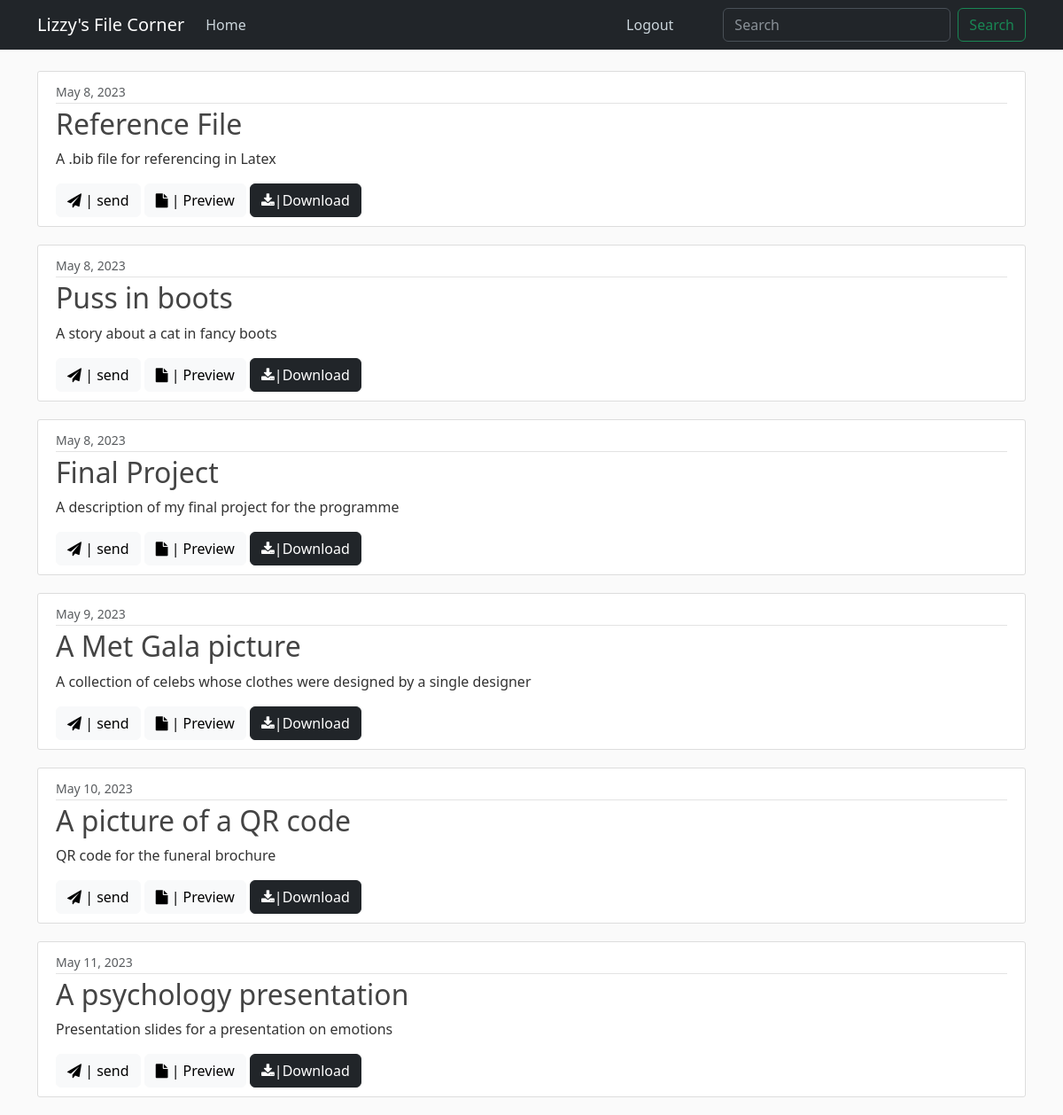
Screenshot of / (signed in) with the database file from the repository.
### fileapp/models.py (models this page shows, shortened)
class File(models.Model):
    title = models.CharField(max_length=40)
    description = models.CharField(max_length=100)
    date_uploaded = models.DateField(default=datetime.datetime.now)
    file = models.FileField(upload_to='files',null=True,blank=True)
    number_of_emails = models.IntegerField(default=0)
    number_of_downloads = models.IntegerField(default=0)

### fileapp/views.py (the view)
# urls.py: path("",views.HomeView.as_view(),name="home"),
class HomeView(LoginRequiredMixin,TemplateView):
    template_name = "fileapp/home.html"
    extra_context = {"files":File.objects.all()}

### fileapp/templates/fileapp/home.html
{% extends "fileapp/base.html"%}
{% block content %}
  {% if files %}
      {% for file in files%}
          <article class="media content-section">
              <div class="media-body">
              <div class="article-metadata">
                  <small class="text-muted">{{ file.date_uploaded }}</small>
              </div>
              <h2 class="article-title" >{{ file.title }}</h2>
              <p class="article-content">{{ file.description }}</p>
                  <div class="float-right">
                      <a href="{% url 'email_form' file_id=file.id %}" class="no-underline">
                        <button class="btn btn-light"><i class="fa fa-paper-plane"></i> | send</button>
                      </a>
                      <a href="{% url 'preview_file' file.id %}" class="no-underline">
                        <button class="btn btn-light"><i class="fa fa-file"></i> | Preview</button>
                      </a>
                      <a class="no-underline" href="{% url 'download' file.id %}">
                        <button class="btn btn-dark">
                          <i class="fa fa-download"></i>|Download
                        </button>
                      </a>
                  </div>
                  </div>
                </div>
              </div>
          </article>
      {% endfor %}
  {% else %}
    <h1 class="text-center"> No Files available </h1>
  {% endif %}
{%endblock content%}

### fileapp/static/fileapp/main.css (style rules this page uses)
body { background: #fafafa; color: #333333; margin-top: 5rem; }
h1, h2, h3, h4, h5, h6 { color: #444444; }
.content-section { background: #ffffff; padding: 10px 20px; border: 1px solid #dddddd; border-radius: 3px; margin-bottom: 20px; }
.article-title { color: #444444; }
.article-content { white-space: pre-line; }
.article-metadata { padding-bottom: 1px; margin-bottom: 4px; border-bottom: 1px solid #e3e3e3 }
.no-underline { text-decoration: none; }

### rows the page displays
File: date_uploaded "May 8, 2023", title "Reference File", description "A .bib file for referencing in Latex"
File: date_uploaded "May 8, 2023", title "Puss in boots", description "A story about a cat in fancy boots"
File: date_uploaded "May 8, 2023", title "Final Project", description "A description of my final project for the programme"
File: date_uploaded "May 9, 2023", title "A Met Gala picture", description "A collection of celebs whose clothes were designed by a single designer"
File: date_uploaded "May 10, 2023", title "A picture of a QR code", description "QR code for the funeral brochure"
File: date_uploaded "May 11, 2023", title "A psychology presentation", description "Presentation slides for a presentation on emotions"
